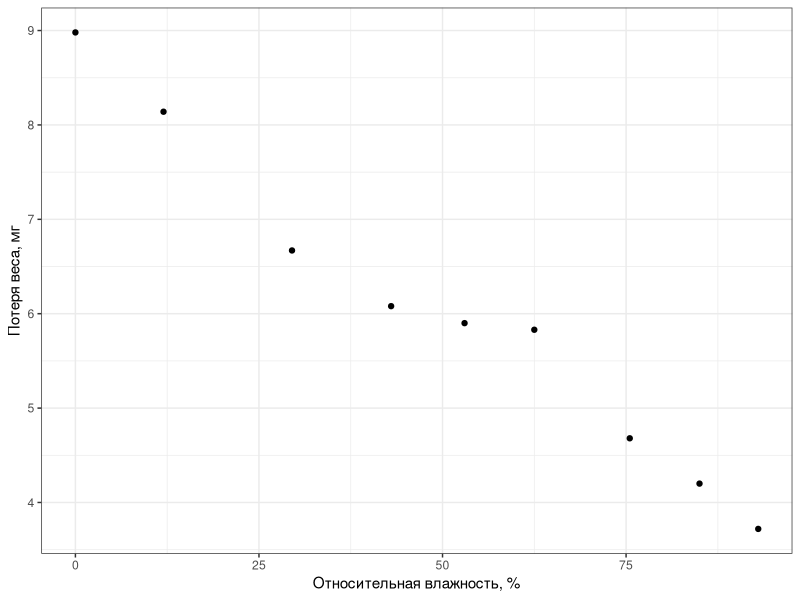
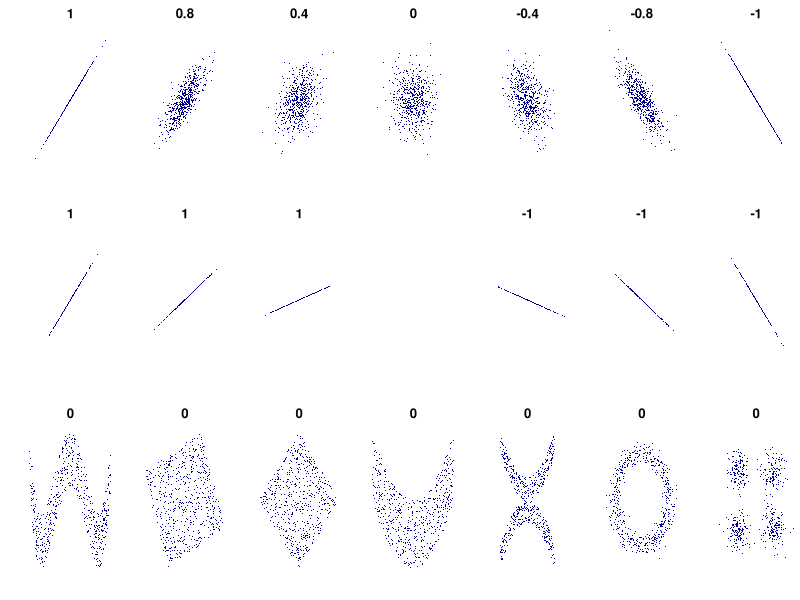
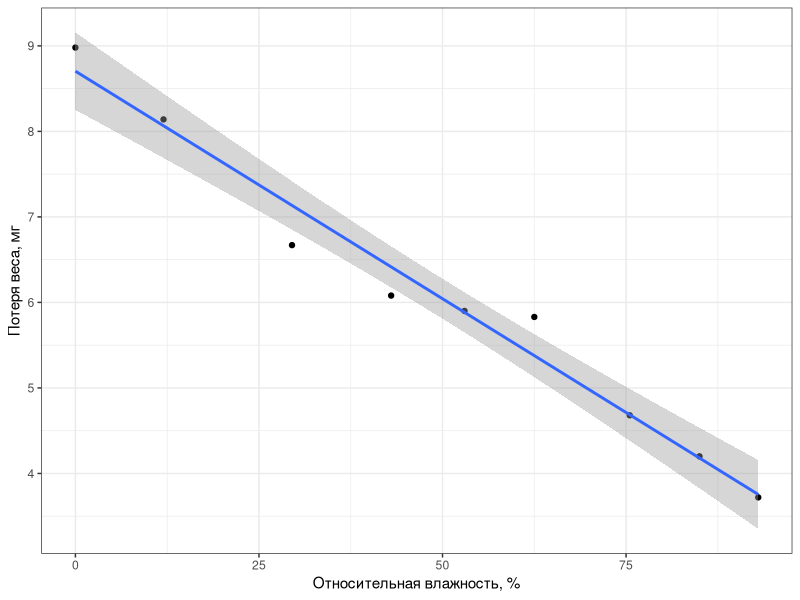
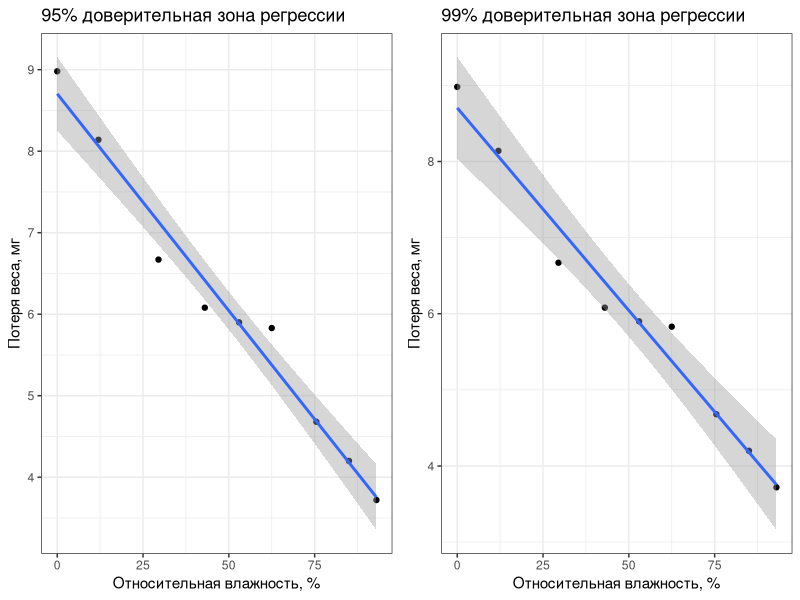
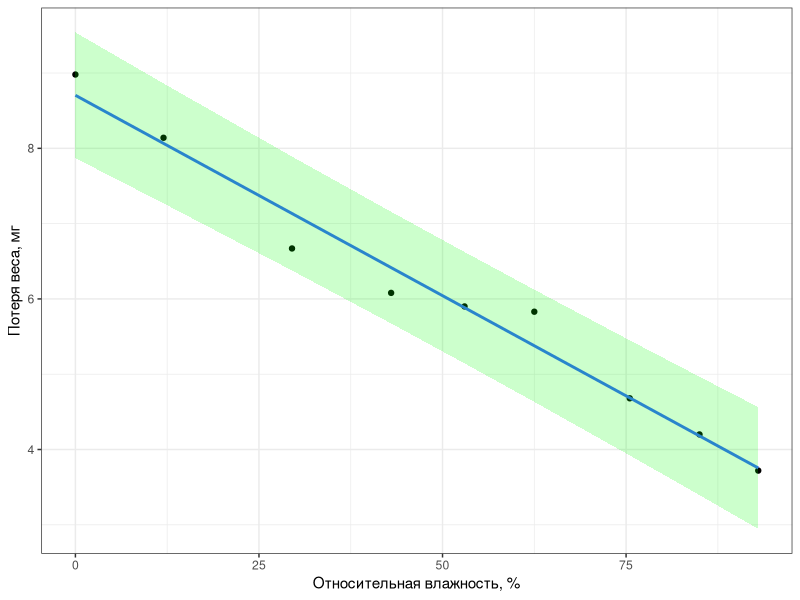
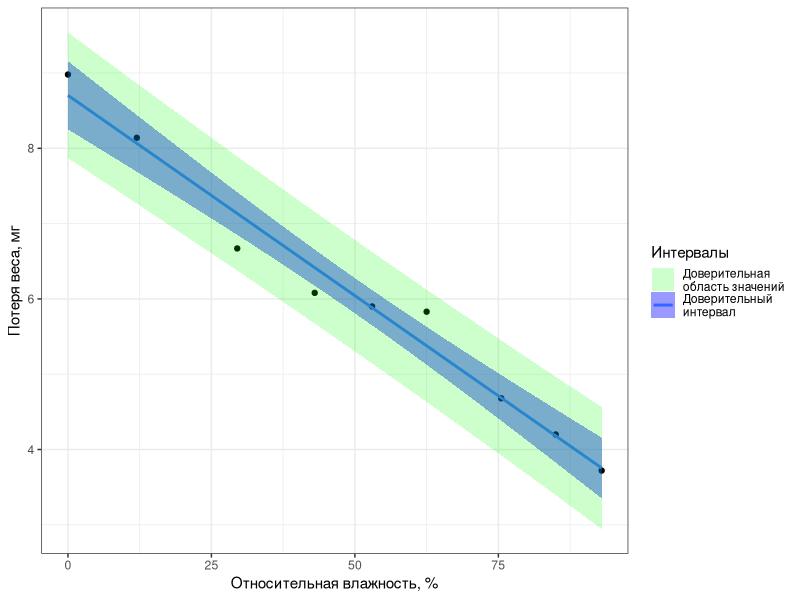
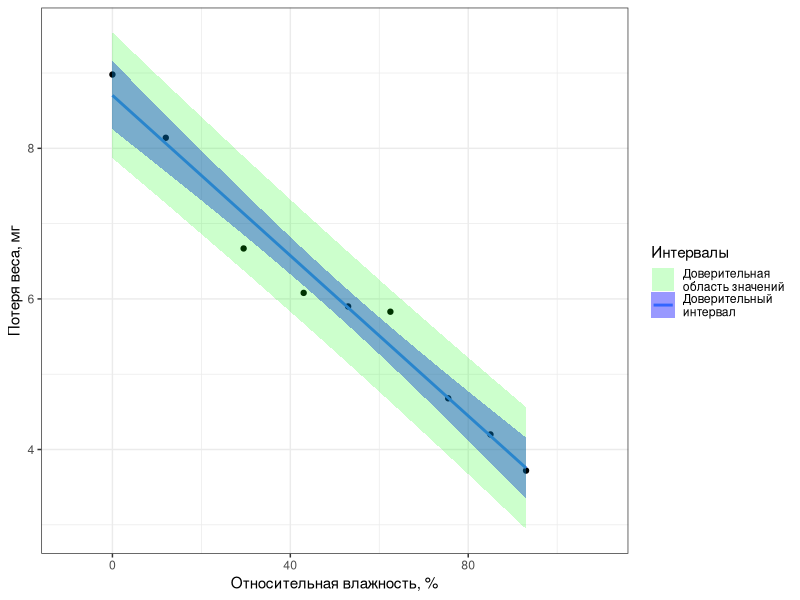

These figures' R source, in order:
## ---- chunk 1
# output options
options(width = 70, scipen = 6, digits = 3)
library(knitr)
# chunk default options
# opts_chunk$set(fig.align='center', tidy = FALSE, fig.width = 7, fig.height = 3, warning = FALSE)
opts_chunk$set(fig.show='hold', size='footnotesize', comment="#", warning=FALSE, message=FALSE, dev='cairo_pdf', fig.height=2.5, fig.width=7.7)
# library("extrafont")
## ---- chunk 2
library(readxl)
nelson <- read_excel("data/nelson.xlsx", sheet = 1)
## или из .csv 
# nelson <- read.table(file="data/nelson.csv", header = TRUE, sep = "\t", dec = ".") 

# Все ли правильно открылось
str(nelson)
head(nelson)
## ---- chunk 3
# Есть ли пропущенные значения
sapply(nelson, function(x)sum(is.na(x)))

# Какой объем выборки?
nrow(nelson)
## ---- chunk 4
library(ggplot2)
theme_set(theme_bw())
gg_nelson <- ggplot(data=nelson, aes(x = humidity, y = weightloss)) + 
  geom_point() + 
  labs(x = "Относительная влажность, %", y = "Потеря веса, мг")
gg_nelson
## ---- chunk 5
#Title: An example of the correlation of x and y for various distributions of (x,y) pairs
#Tags: Mathematics; Statistics; Correlation
#Author: Denis Boigelot
#Packets needed : mvtnorm (rmvnorm), RSVGTipsDevice (devSVGTips)
#How to use: output()
#
#This is an translated version in R of an Matematica 6 code by Imagecreator.

library(mvtnorm)
# library(RSVGTipsDevice)

MyPlot <- function(xy, xlim = c(-4, 4), ylim = c(-4, 4), eps = 1e-15) {
   title = round(cor(xy[,1], xy[,2]), 1)
   if (sd(xy[,2]) < eps) title = "" # corr. coeff. is undefined
   plot(xy, main = title, xlab = "", ylab = "",
        col = "darkblue", pch = 16, cex = 0.2,
        xaxt = "n", yaxt = "n", bty = "n",
        xlim = xlim, ylim = ylim)
}

MvNormal <- function(n = 1000, cor = 0.8) {
   for (i in cor) {
      sd = matrix(c(1, i, i, 1), ncol = 2)
      x = rmvnorm(n, c(0, 0), sd)
      MyPlot(x)
   }
}

rotation <- function(t, X) return(X %*% matrix(c(cos(t), sin(t), -sin(t), cos(t)), ncol = 2))

RotNormal <- function(n = 1000, t = pi/2) {
   sd = matrix(c(1, 1, 1, 1), ncol = 2)
   x = rmvnorm(n, c(0, 0), sd)
   for (i in t)
      MyPlot(rotation(i, x))
}

Others <- function(n = 1000) {
   x = runif(n, -1, 1)
   y = 4 * (x^2 - 1/2)^2 + runif(n, -1, 1)/3
   MyPlot(cbind(x,y), xlim = c(-1, 1), ylim = c(-1/3, 1+1/3))

   y = runif(n, -1, 1)
   xy = rotation(-pi/8, cbind(x,y))
   lim = sqrt(2+sqrt(2)) / sqrt(2)
   MyPlot(xy, xlim = c(-lim, lim), ylim = c(-lim, lim))

   xy = rotation(-pi/8, xy)
   MyPlot(xy, xlim = c(-sqrt(2), sqrt(2)), ylim = c(-sqrt(2), sqrt(2)))
   
   y = 2*x^2 + runif(n, -1, 1)
   MyPlot(cbind(x,y), xlim = c(-1, 1), ylim = c(-1, 3))

   y = (x^2 + runif(n, 0, 1/2)) * sample(seq(-1, 1, 2), n, replace = TRUE)
   MyPlot(cbind(x,y), xlim = c(-1.5, 1.5), ylim = c(-1.5, 1.5))

   y = cos(x*pi) + rnorm(n, 0, 1/8)
   x = sin(x*pi) + rnorm(n, 0, 1/8)
   MyPlot(cbind(x,y), xlim = c(-1.5, 1.5), ylim = c(-1.5, 1.5))

   xy1 = rmvnorm(n/4, c( 3,  3))
   xy2 = rmvnorm(n/4, c(-3,  3))
   xy3 = rmvnorm(n/4, c(-3, -3))
   xy4 = rmvnorm(n/4, c( 3, -3))
   MyPlot(rbind(xy1, xy2, xy3, xy4), xlim = c(-3-4, 3+4), ylim = c(-3-4, 3+4))
}

output <- function() {
   # devSVGTips(width = 7, height = 3.2) # remove first and last line for no svg exporting
   par(mfrow = c(3, 7), oma = c(0,0,0,0), mar=c(2,2,2,0))
   MvNormal(800, c(1.0, 0.8, 0.4, 0.0, -0.4, -0.8, -1.0));
   RotNormal(200, c(0, pi/12, pi/6, pi/4, pi/2-pi/6, pi/2-pi/12, pi/2));
   Others(800)
   # dev.off() # remove first and last line for no svg exporting
}
output()
## ---- chunk 6
p_cor <- cor.test(nelson$humidity, nelson$weightloss, 
         alternative = "two.sided", method = "pearson")
p_cor
## ---- chunk 7

## ---- chunk 8
gg_nelson + geom_smooth(method = "lm")
## ---- chunk 9
nelson_lm <- lm(weightloss ~ humidity, nelson)
summary(nelson_lm)
## ---- chunk 10
# оценки коэффициентов отдельно
coef(nelson_lm)

# доверительные интервалы коэффициентов
confint(nelson_lm)
## ---- chunk 11
newdata <- data.frame(humidity = c(50, 100)) # значения, для которых предсказываем
(pr1 <- predict(nelson_lm, newdata, interval = "confidence", se = TRUE))
## ---- chunk 12
library(gridExtra)
grid.arrange(
gg_nelson + geom_smooth(method = "lm") + 
  labs (title = "95% доверительная зона регрессии"),
gg_nelson + geom_smooth(method = "lm", level = 0.99) + 
  labs (title = "99% доверительная зона регрессии"),
ncol = 2)
## ---- chunk 13
(pr_all <- predict(nelson_lm, interval = "prediction"))
nelson_with_pred <- data.frame(nelson, pr_all)
## ---- chunk 14
gg_nelson + geom_smooth(method = "lm", se = FALSE) +
  geom_ribbon(data = nelson_with_pred, 
              aes(y = fit, ymin = lwr, ymax = upr), 
              fill = 'green', alpha = 0.2)
## ---- chunk 15
newdata <- data.frame(humidity = c(50, 100)) # новые данные для предсказания значений
(pr2 <- predict(nelson_lm, newdata, interval = "prediction", se = TRUE))
## ---- chunk 16

## ---- chunk 17
gg_nelson + 
  geom_smooth(method = "lm", 
              aes(fill = "Доверительный \nинтервал"), 
              alpha = 0.4) +
  geom_ribbon(data = nelson_with_pred, 
              aes(y = fit, ymin = lwr, ymax = upr, 
                  fill = "Доверительная \nобласть значений"), 
              alpha = 0.2) +
  scale_fill_manual('Интервалы', values = c('green', 'blue'))
## ---- chunk 18
gg_nelson + 
  geom_smooth(method = "lm", 
              aes(fill = "Доверительный \nинтервал"), 
              alpha = 0.4) +
  geom_ribbon(data = nelson_with_pred, 
              aes(y = fit, ymin = lwr, ymax = upr, 
                  fill = "Доверительная \nобласть значений"), 
              alpha = 0.2) +
  scale_fill_manual('Интервалы', values = c('green', 'blue')) + xlim(-10, 110)
## ---- chunk 19
summary(nelson_lm)
## ---- chunk 20
nelson_aov <- aov(nelson_lm)
summary(nelson_aov)
## ---- chunk 21
summary(nelson_lm)
